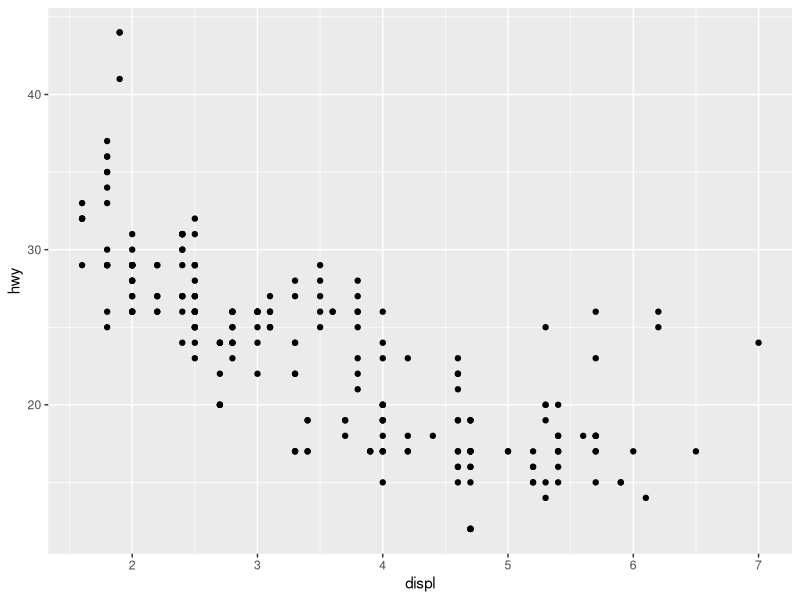
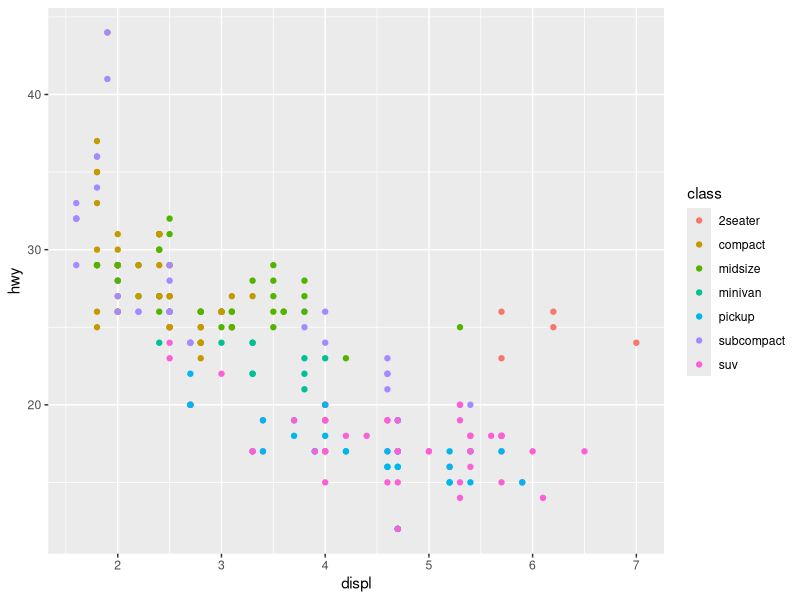
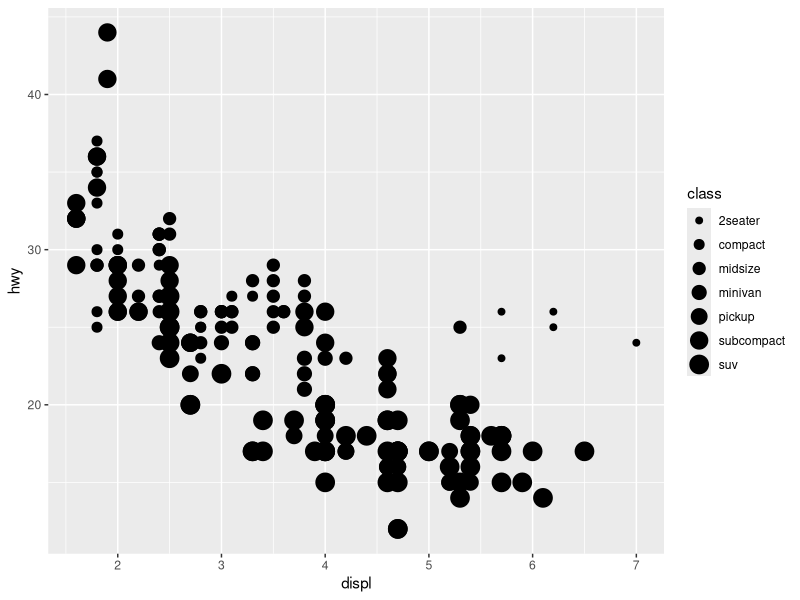
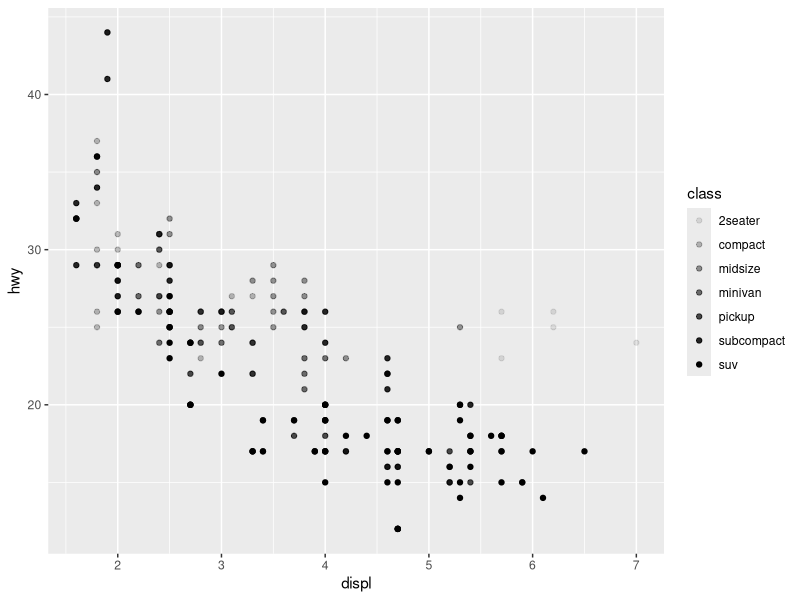
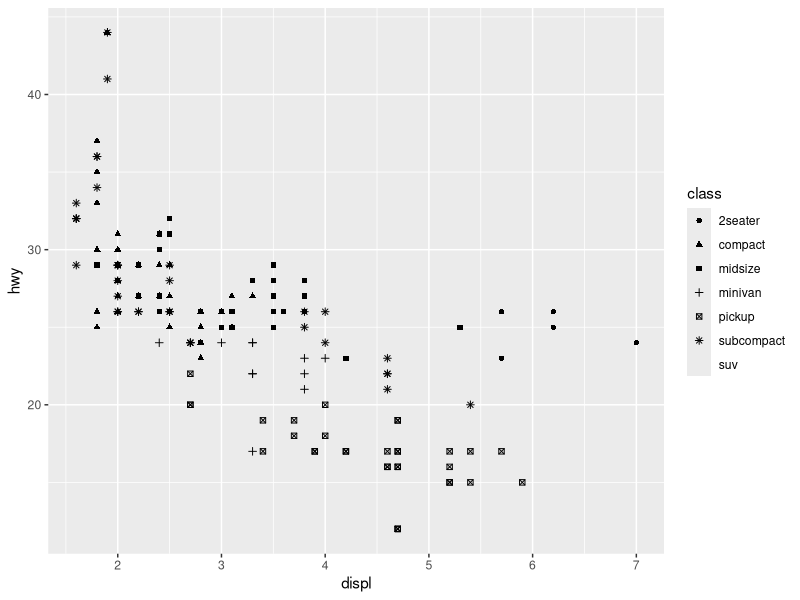
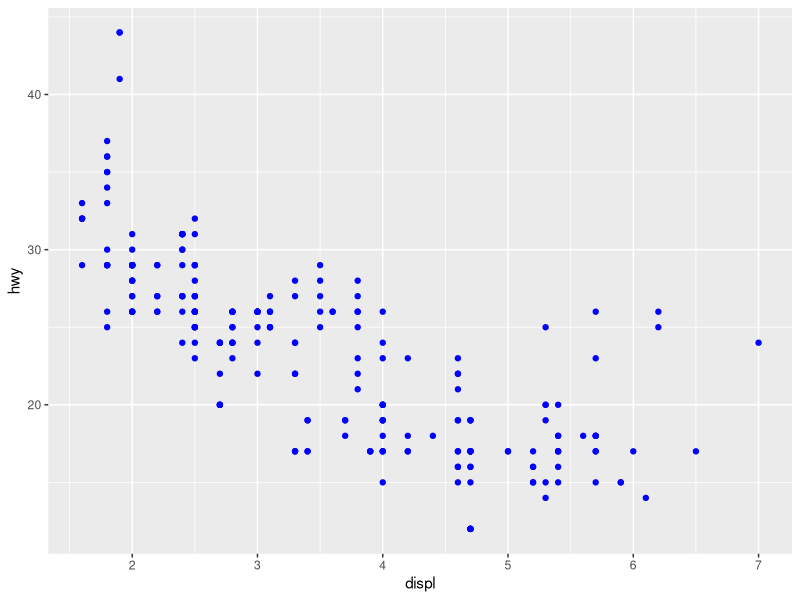
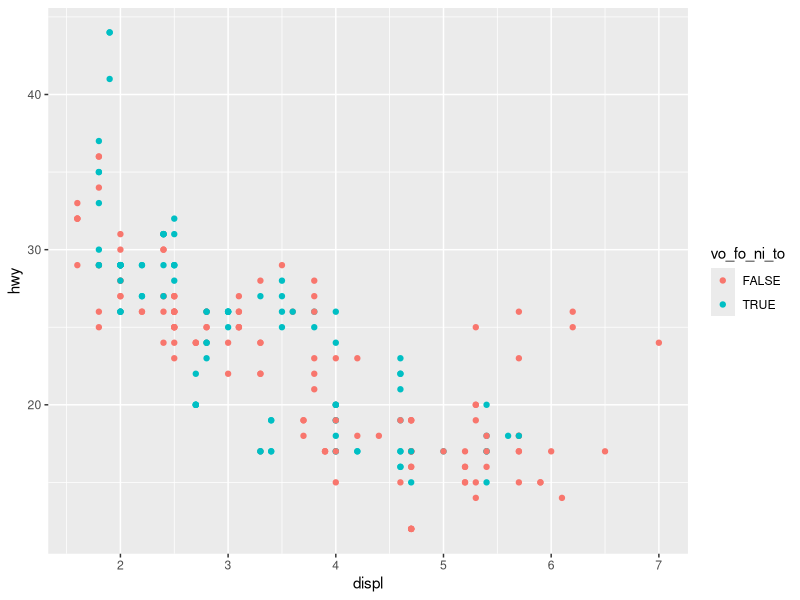
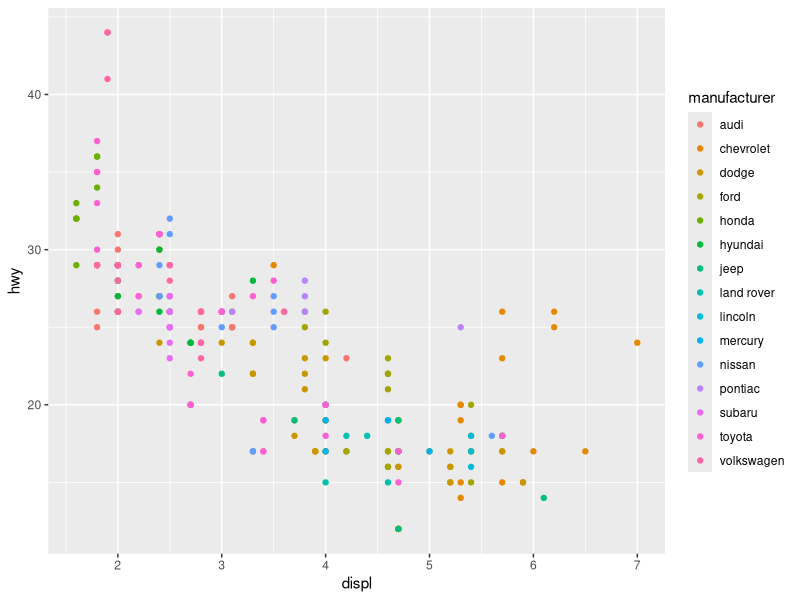

Write R code to recreate these figures, in order.
library(ggplot2)
str(mpg)
#template
#   what-data: plot object 
#   how-geom: layer, geometrical object
#   which-aes: mapping argument
ggplot(data = mpg) + 
  geom_point(mapping = aes(x = displ, y = hwy))

# one more dimension means level
#   levels: color, size, alpha, shape
ggplot(data = mpg) + 
  geom_point(mapping = aes(x = displ, y = hwy, color = class))
ggplot(data = mpg) + 
  geom_point(mapping = aes(x = displ, y = hwy, size = class))
ggplot(data = mpg) + 
  geom_point(mapping = aes(x = displ, y = hwy, alpha = class))
ggplot(data = mpg) + 
  geom_point(mapping = aes(x = displ, y = hwy, shape = class))
# manually assigning a level for all variables
ggplot(data = mpg) + 
  geom_point(mapping = aes(x = displ, y = hwy), color = "blue")
# filter the levels with logical
vo_fo_ni_to <- mpg$manufacturer %in% c("volkswagen","ford","nissan","toyota")
ggplot(data = mpg) + 
  geom_point(mapping = aes(x = displ, y = hwy, color =  vo_fo_ni_to))

ggplot(data = mpg) + 
  geom_point(mapping = aes(x = displ, y = hwy, color = manufacturer))

# filter with dplyr and plot
library(dplyr)

mpg_subste <- mpg %>% filter(manufacturer %in% c("volkswagen","ford","nissan","toyota"))

ggplot(data = mpg_subste) + 
  geom_point(mapping = aes(x = displ, y = hwy, color = manufacturer))

# geoms: point, smooth and 35 more...
ggplot(data = mpg) + 
  geom_smooth(mapping = aes(x = displ, y = hwy, linetype = drv))
str(mpg)
unique(mpg$drv)
ggplot(data = mpg) + 
  geom_point(mapping = aes(x = displ, y = hwy, color = drv))

##